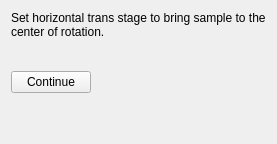
     <widget class="QWidget" name="page_first_trans">
      <layout class="QVBoxLayout" name="layout_first_trans">
       <item>
        <widget class="QLabel" name="lb_firsttrans_title">
         <property name="wordWrap">
          <bool>true</bool>
         </property>
         <property name="text">
          <string>Set horizontal trans stage to bring sample to the center of rotation.</string>
         </property>
        </widget>
       </item>
       <item>
        <widget class="QWidget" name="container_rows_firsttrans" native="true"/>
       </item>
       <item>
        <widget class="QLabel" name="lb_firsttrans_which">
         <property name="text">
          <string/>
         </property>
        </widget>
       </item>
       <item>
        <layout class="QHBoxLayout" name="layout_firsttrans_buttons">
         <item>
          <widget class="QPushButton" name="pb_first_continue">
           <property name="text">
            <string>Continue</string>
           </property>
          </widget>
         </item>
         <item>
          <spacer name="spacer_firsttrans">
           <property name="orientation">
            <enum>Qt::Horizontal</enum>
           </property>
           <property name="sizeHint" stdset="0">
            <size>
             <width>40</width>
             <height>20</height>
            </size>
           </property>
          </spacer>
         </item>
        </layout>
       </item>
       <item>
        <spacer name="spacer_firsttrans_bottom">
         <property name="orientation">
          <enum>Qt::Vertical</enum>
         </property>
         <property name="sizeHint" stdset="0">
          <size>
           <width>20</width>
           <height>40</height>
          </size>
         </property>
        </spacer>
       </item>
      </layout>
     </widget>
